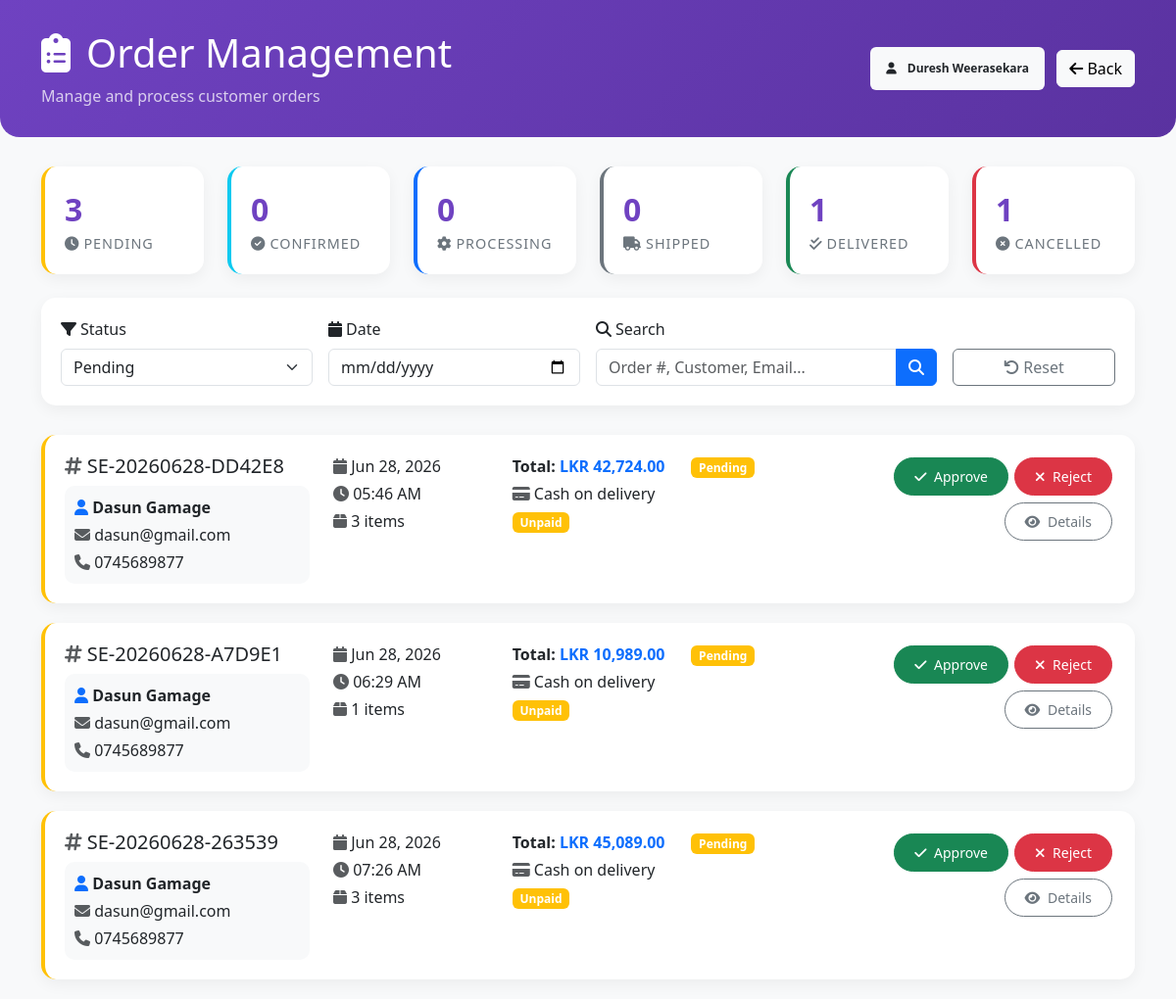
The app's page /pages/admin/staff-orders.php?date=2026-06-28 04:23:36 (signed in) with its own data.
### tables this page shows
CREATE TABLE `orders` (
  `id` int(11) NOT NULL,
  `order_number` varchar(50) NOT NULL,
  `user_id` int(11) DEFAULT NULL,
  `total_amount` decimal(10,2) NOT NULL,
  `discount_amount` decimal(10,2) DEFAULT 0.00,
  `tax_amount` decimal(10,2) DEFAULT 0.00,
  `grand_total` decimal(10,2) NOT NULL,
  `status` enum('pending','confirmed','processing','shipped','delivered','cancelled','refunded') DEFAULT 'pending',
  `payment_method` enum('cash_on_delivery','card','bank_transfer','online') DEFAULT 'cash_on_delivery',
  `payment_status` enum('unpaid','paid','refunded','failed') DEFAULT 'unpaid',
  `shipping_address` text DEFAULT NULL,
  `billing_address` text DEFAULT NULL,
  `phone` varchar(15) DEFAULT NULL,
  `notes` text DEFAULT NULL,
  `staff_notes` text DEFAULT NULL,
  `ordered_at` timestamp NOT NULL DEFAULT current_timestamp(),
  `updated_at` timestamp NULL DEFAULT NULL ON UPDATE current_timestamp(),
  `approved_at` timestamp NULL DEFAULT NULL,
  `delivered_at` timestamp NULL DEFAULT NULL,
  `processed_by` int(11) DEFAULT NULL
);

CREATE TABLE `reg` (
  `regID` int(10) NOT NULL,
  `fName` varchar(25) NOT NULL,
  `lName` varchar(25) NOT NULL,
  `email` varchar(50) NOT NULL,
  `contactNo` varchar(10) NOT NULL,
  `password` varchar(64) NOT NULL,
  `password_changed` tinyint(1) DEFAULT 0,
  `regDate` timestamp NOT NULL DEFAULT current_timestamp() ON UPDATE current_timestamp(),
  `modifyDate` datetime NOT NULL,
  `role` varchar(20) NOT NULL,
  `cStatus` tinyint(1) NOT NULL
);

### pages/admin/staff-orders.php (the view, shortened to what this page needs)
<?php
$staff_name = $_SESSION['fName'] ?? 'Staff';
$status_filter = $_GET['status'] ?? 'pending';
$date_filter = $_GET['date'] ?? '';
$search = $_GET['search'] ?? '';
$where_conditions = [];
$params = [];
if ($status_filter !== 'all') {
    $where_conditions[] = "o.status = ?";
    $params[] = $status_filter;
}
if (!empty($date_filter)) {
    $where_conditions[] = "DATE(o.ordered_at) = ?";
    $params[] = $date_filter;
}
$where_clause = !empty($where_conditions) ? 'WHERE ' . implode(' AND ', $where_conditions) : '';
try {
    $pdo = getPDOConnection();
    $query = "
        SELECT o.*, r.fName as customer_name, r.email, r.contactNo,
               (SELECT COUNT(*) FROM order_items WHERE order_id = o.id) as items_count
        FROM orders o
        JOIN reg r ON o.user_id = r.regID
        {$where_clause}
        ORDER BY
            CASE
                WHEN o.status = 'pending' THEN 1
                WHEN o.status = 'confirmed' THEN 2
                WHEN o.status = 'processing' THEN 3
                WHEN o.status = 'shipped' THEN 4
                WHEN o.status = 'delivered' THEN 5
                WHEN o.status = 'cancelled' THEN 6
            END,
            o.ordered_at ASC
    ";
    $stmt = $pdo->prepare($query);
    if (!empty($params)) {
        $stmt->execute($params);
    } else {
        $stmt->execute();
    }
    $orders = $stmt->fetchAll(PDO::FETCH_ASSOC);
    $stats_query = "
        SELECT
            COUNT(*) as total_orders,
            SUM(CASE WHEN status = 'pending' THEN 1 ELSE 0 END) as pending_count,
            SUM(CASE WHEN status = 'confirmed' THEN 1 ELSE 0 END) as confirmed_count,
            SUM(CASE WHEN status = 'processing' THEN 1 ELSE 0 END) as processing_count,
            SUM(CASE WHEN status = 'shipped' THEN 1 ELSE 0 END) as shipped_count,
            SUM(CASE WHEN status = 'delivered' THEN 1 ELSE 0 END) as delivered_count,
            SUM(CASE WHEN status = 'cancelled' THEN 1 ELSE 0 END) as cancelled_count
        FROM orders
    ";
    $stats = $pdo->query($stats_query)->fetch(PDO::FETCH_ASSOC);
} catch (Exception $e) {
    error_log("Staff orders error: " . $e->getMessage());
    $orders = [];
    $stats = [];
}
function getStatusBadge($status) {
    $badges = [
        'pending' => 'warning',
        'confirmed' => 'info',
        'processing' => 'primary',
        'shipped' => 'secondary',
        'delivered' => 'success',
        'cancelled' => 'danger'
    ];
    $color = $badges[$status] ?? 'secondary';
    return "<span class='badge bg-{$color}'>" . ucfirst($status) . "</span>";
}
function getAvailableActions($status) {
    $actions = [
        'pending' => ['approve' => 'Approve', 'reject' => 'Reject'],
        'confirmed' => ['processing' => 'Start Processing', 'reject' => 'Cancel'],
        'processing' => ['ship' => 'Mark as Shipped', 'reject' => 'Cancel'],
        'shipped' => ['deliver' => 'Mark as Delivered'],
        'delivered' => [],
        'cancelled' => []
    ];
    return $actions[$status] ?? [];
}
?>
<!DOCTYPE html>
<html lang="en">
<head>
    <link href="https://cdn.jsdelivr.net/npm/bootstrap@5.3.0-alpha1/dist/css/bootstrap.min.css" rel="stylesheet">
    <link rel="stylesheet" href="https://cdnjs.cloudflare.com/ajax/libs/font-awesome/6.4.0/css/all.min.css">
    <link href="https://cdn.datatables.net/1.13.4/css/dataTables.bootstrap5.min.css" rel="stylesheet">
</head>
<body>
<div class="page-header">
    <div class="container">
        <div class="row align-items-center">
            <div class="col-md-8">
                <h1><i class="fas fa-clipboard-list me-3"></i>Order Management</h1>
                <p class="mb-0 opacity-75">Manage and process customer orders</p>
            </div>
            <div class="col-md-4 text-end">
                <span class="badge bg-light text-dark p-3">
                    <i class="fas fa-user me-2"></i>
                    <?php echo htmlspecialchars($staff_name); ?>
                </span>
                <a href="staff-dashboard.php" class="btn btn-light ms-2">
                    <i class="fas fa-arrow-left"></i> Back
                </a>
            </div>
        </div>
    </div>
</div>
<div class="container">
    <div class="row mb-4">
        <div class="col-md-2 col-6">
            <div class="stat-card pending" onclick="filterOrders('pending')">
                <div class="number"><?php echo $stats['pending_count'] ?? 0; ?></div>
                <div class="label"><i class="fas fa-clock me-1"></i>Pending</div>
            </div>
        </div>
        <div class="col-md-2 col-6">
            <div class="stat-card confirmed" onclick="filterOrders('confirmed')">
                <div class="number"><?php echo $stats['confirmed_count'] ?? 0; ?></div>
                <div class="label"><i class="fas fa-check-circle me-1"></i>Confirmed</div>
            </div>
        </div>
        <div class="col-md-2 col-6">
            <div class="stat-card processing" onclick="filterOrders('processing')">
                <div class="number"><?php echo $stats['processing_count'] ?? 0; ?></div>
                <div class="label"><i class="fas fa-cog me-1"></i>Processing</div>
            </div>
        </div>
        <div class="col-md-2 col-6">
            <div class="stat-card shipped" onclick="filterOrders('shipped')">
                <div class="number"><?php echo $stats['shipped_count'] ?? 0; ?></div>
                <div class="label"><i class="fas fa-truck me-1"></i>Shipped</div>
            </div>
        </div>
        <div class="col-md-2 col-6">
            <div class="stat-card delivered" onclick="filterOrders('delivered')">
                <div class="number"><?php echo $stats['delivered_count'] ?? 0; ?></div>
                <div class="label"><i class="fas fa-check-double me-1"></i>Delivered</div>
            </div>
        </div>
        <div class="col-md-2 col-6">
            <div class="stat-card cancelled" onclick="filterOrders('cancelled')">
                <div class="number"><?php echo $stats['cancelled_count'] ?? 0; ?></div>
                <div class="label"><i class="fas fa-times-circle me-1"></i>Cancelled</div>
            </div>
        </div>
    </div>
    <div class="filter-section">
        <form method="GET" class="row g-3">
            <div class="col-md-3">
                <label class="form-label"><i class="fas fa-filter me-1"></i>Status</label>
                <select name="status" class="form-select" id="statusFilter" onchange="this.form.submit()">
                    <option value="pending" <?php echo $status_filter === 'pending' ? 'selected' : ''; ?>>Pending</option>
                </select>
            </div>
            <div class="col-md-3">
                <label class="form-label"><i class="fas fa-calendar me-1"></i>Date</label>
                <input type="date" name="date" class="form-control" value="<?php echo $date_filter; ?>" onchange="this.form.submit()">
            </div>
            <div class="col-md-4">
                <label class="form-label"><i class="fas fa-search me-1"></i>Search</label>
                <div class="input-group">
                    <input type="text" name="search" class="form-control" placeholder="Order #, Customer, Email..." value="<?php echo htmlspecialchars($search); ?>">
                    <button type="submit" class="btn btn-primary">
                        <i class="fas fa-search"></i>
                    </button>
                </div>
            </div>
            <div class="col-md-2 d-flex align-items-end">
                <a href="staff-orders.php" class="btn btn-outline-secondary w-100">
                    <i class="fas fa-undo"></i> Reset
                </a>
            </div>
        </form>
    </div>
    <div id="ordersList">
        <?php if (empty($orders)): ?>
            <div class="text-center py-5">
                <i class="fas fa-inbox display-1 text-muted"></i>
                <h4 class="mt-3">No orders found</h4>
                <p class="text-muted">Orders will appear here when customers place them</p>
            </div>
        <?php else: ?>
            <?php foreach ($orders as $order): ?>
            <div class="order-card <?php echo $order['status']; ?>" id="order-<?php echo $order['id']; ?>">
                <div class="row">
                    <div class="col-md-3">
                        <h5 class="mb-1">
                            <i class="fas fa-hashtag text-muted"></i>
                            <?php echo htmlspecialchars($order['order_number']); ?>
                        </h5>
                        <div class="customer-info mt-2">
                            <p class="mb-1">
                                <i class="fas fa-user text-primary"></i>
                                <strong><?php echo htmlspecialchars($order['customer_name']); ?></strong>
                            </p>
                            <p class="mb-1">
                                <i class="fas fa-envelope text-muted"></i>
                                <?php echo htmlspecialchars($order['email']); ?>
                            </p>
                            <p class="mb-0">
                                <i class="fas fa-phone text-muted"></i>
                                <?php echo htmlspecialchars($order['contactNo'] ?? 'N/A'); ?>
                            </p>
                        </div>
                    </div>
                    <div class="col-md-2">
                        <p class="mb-1">
                            <i class="fas fa-calendar text-muted"></i>
                            <?php echo date('M d, Y', strtotime($order['ordered_at'])); ?>
                        </p>
                        <p class="mb-1">
                            <i class="fas fa-clock text-muted"></i>
                            <?php echo date('h:i A', strtotime($order['ordered_at'])); ?>
                        </p>
                        <p class="mb-0">
                            <i class="fas fa-box text-muted"></i>
                            <?php echo $order['items_count']; ?> items
                        </p>
                    </div>
                    <div class="col-md-2">
                        <p class="mb-1">
                            <strong>Total:</strong>
                            <span class="text-primary fw-bold">LKR <?php echo number_format($order['grand_total'], 2); ?></span>
                        </p>
                        <p class="mb-1">
                            <i class="fas fa-credit-card text-muted"></i>
                            <?php echo ucfirst(str_replace('_', ' ', $order['payment_method'])); ?>
                        </p>
                        <p class="mb-0">
                            <span class="badge <?php echo $order['payment_status'] === 'paid' ? 'bg-success' : 'bg-warning'; ?>">
                                <?php echo ucfirst($order['payment_status']); ?>
                            </span>
                        </p>
                    </div>
                    <div class="col-md-2">
                        <div class="mb-2">
                            <?php echo getStatusBadge($order['status']); ?>
                        </div>
                    </div>
                    <div class="col-md-3">
                        <div class="d-flex flex-wrap justify-content-end">
                            <?php $actions = getAvailableActions($order['status']); ?>
                            <?php foreach ($actions as $action_key => $action_label): ?>
                                <button class="btn btn-sm action-btn btn-<?php
                                    echo $action_key === 'reject' ? 'danger' :
                                         ($action_key === 'approve' ? 'success' :
                                         ($action_key === 'processing' ? 'primary' :
                                         ($action_key === 'ship' ? 'info' : 'secondary')));
                                ?> order-action"
                                        data-id="<?php echo $order['id']; ?>"
                                        data-action="<?php echo $action_key; ?>"
                                        data-order="<?php echo htmlspecialchars($order['order_number']); ?>">
                                    <i class="fas fa-<?php
                                        echo $action_key === 'reject' ? 'times' :
                                             ($action_key === 'approve' ? 'check' :
                                             ($action_key === 'processing' ? 'cog' :
                                             ($action_key === 'ship' ? 'truck' : 'check-double')));
                                    ?> me-1"></i>
                                    <?php echo $action_label; ?>
                                </button>
                            <?php endforeach; ?>
                            <button class="btn btn-sm btn-outline-secondary action-btn view-details mt-1"
                                    data-id="<?php echo $order['id']; ?>">
                                <i class="fas fa-eye me-1"></i> Details
                            </button>
                        </div>
                    </div>
                </div>
            </div>
            <?php endforeach; ?>
        <?php endif; ?>
    </div>
</div>
</body>
</html>

### pages/admin/staff-orders.php (style rules this page uses)
body { background: #f8f9fa; font-family: 'Segoe UI', Tahoma, Geneva, Verdana, sans-serif; }
.page-header { background: linear-gradient(135deg, #6f42c1 0%, #5a32a0 100%); color: white; padding: 30px 0; margin-bottom: 30px; border-radius: 0 0 20px 20px; }
.stat-card { background: white; border-radius: 15px; padding: 20px; box-shadow: 0 5px 15px rgba(0,0,0,0.05); transition: transform 0.3s; cursor: pointer; border-left: 4px solid #6f42c1; }
.stat-card .number { font-size: 2rem; font-weight: 700; color: #6f42c1; }
.stat-card .label { color: #6c757d; font-size: 0.9rem; text-transform: uppercase; letter-spacing: 1px; }
.stat-card.pending { border-left-color: #ffc107; }
.stat-card.confirmed { border-left-color: #0dcaf0; }
.stat-card.processing { border-left-color: #0d6efd; }
.stat-card.shipped { border-left-color: #6c757d; }
.stat-card.delivered { border-left-color: #198754; }
.stat-card.cancelled { border-left-color: #dc3545; }
.order-card { background: white; border-radius: 15px; padding: 20px; margin-bottom: 20px; box-shadow: 0 5px 15px rgba(0,0,0,0.05); transition: all 0.3s; }
.order-card.pending { border-left: 4px solid #ffc107; }
.customer-info { padding: 10px; background: #f8f9fa; border-radius: 10px; }
.action-btn { border-radius: 25px; padding: 8px 20px; margin: 3px; font-weight: 500; }
.filter-section { background: white; border-radius: 15px; padding: 20px; margin-bottom: 30px; box-shadow: 0 5px 15px rgba(0,0,0,0.05); }

### records on screen
orders: order_number "SE-20260628-DD42E8", user.fName "Dasun Gamage", user.email "dasun@gmail.com", user.contactNo "0745689877", ordered_at "Jun 28, 2026", ordered_at "05:46 AM", items_count "3", grand_total "42,724.00", payment_method "Cash on delivery", payment_status "Unpaid", status "Pending", status "Approve", status "Reject"
orders: order_number "SE-20260628-A7D9E1", user.fName "Dasun Gamage", user.email "dasun@gmail.com", user.contactNo "0745689877", ordered_at "Jun 28, 2026", ordered_at "06:29 AM", items_count "1", grand_total "10,989.00", payment_method "Cash on delivery", payment_status "Unpaid", status "Pending", status "Approve", status "Reject"
orders: order_number "SE-20260628-263539", user.fName "Dasun Gamage", user.email "dasun@gmail.com", user.contactNo "0745689877", ordered_at "Jun 28, 2026", ordered_at "07:26 AM", items_count "3", grand_total "45,089.00", payment_method "Cash on delivery", payment_status "Unpaid", status "Pending", status "Approve", status "Reject"

### other values on screen
$staff_name "Duresh Weerasekara"
$stats['pending_count'] "3"
$stats['confirmed_count'] "0"
$stats['processing_count'] "0"
$stats['shipped_count'] "0"
$stats['delivered_count'] "1"
$stats['cancelled_count'] "1"
